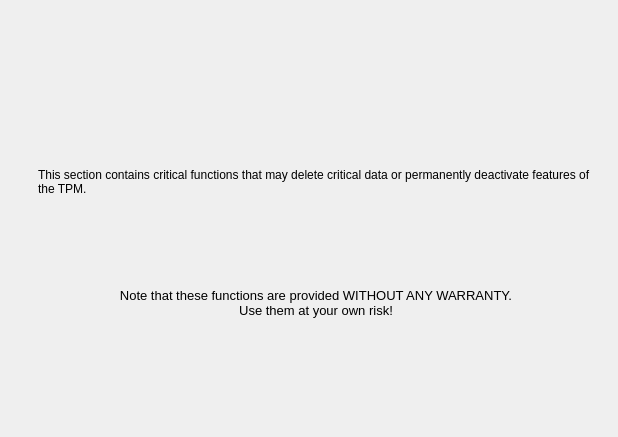
           <widget class="QWidget" name="tab1_27">
            <attribute name="title">
             <string>&amp;Warning</string>
            </attribute>
            <layout class="QVBoxLayout" name="verticalLayout_7">
             <property name="leftMargin">
              <number>25</number>
             </property>
             <property name="topMargin">
              <number>20</number>
             </property>
             <item>
              <spacer name="verticalSpacer_14">
               <property name="orientation">
                <enum>Qt::Vertical</enum>
               </property>
               <property name="sizeHint" stdset="0">
                <size>
                 <width>582</width>
                 <height>148</height>
                </size>
               </property>
              </spacer>
             </item>
             <item>
              <layout class="QHBoxLayout" name="horizontalLayout_5">
               <item>
                <widget class="QLabel" name="label">
                 <property name="sizePolicy">
                  <sizepolicy hsizetype="Fixed" vsizetype="Fixed">
                   <horstretch>0</horstretch>
                   <verstretch>0</verstretch>
                  </sizepolicy>
                 </property>
                 <property name="text">
                  <string/>
                 </property>
                 <property name="pixmap">
                  <pixmap resource="resources.qrc">:/images/images/messagebox_warning.png</pixmap>
                 </property>
                </widget>
               </item>
               <item>
                <widget class="QLabel" name="label_307">
                 <property name="text">
                  <string>This section contains critical functions that may delete critical data or permanently deactivate features of the TPM.</string>
                 </property>
                 <property name="alignment">
                  <set>Qt::AlignLeading|Qt::AlignLeft|Qt::AlignVCenter</set>
                 </property>
                 <property name="wordWrap">
                  <bool>true</bool>
                 </property>
                </widget>
               </item>
              </layout>
             </item>
             <item>
              <spacer name="verticalSpacer_16">
               <property name="orientation">
                <enum>Qt::Vertical</enum>
               </property>
               <property name="sizeHint" stdset="0">
                <size>
                 <width>575</width>
                 <height>86</height>
                </size>
               </property>
              </spacer>
             </item>
             <item>
              <widget class="QLabel" name="label_308">
               <property name="text">
                <string>&lt;!DOCTYPE HTML PUBLIC &quot;-//W3C//DTD HTML 4.0//EN&quot; &quot;http://www.w3.org/TR/REC-html40/strict.dtd&quot;&gt;
&lt;html&gt;&lt;head&gt;&lt;meta name=&quot;qrichtext&quot; content=&quot;1&quot; /&gt;&lt;style type=&quot;text/css&quot;&gt;
p, li { white-space: pre-wrap; }
&lt;/style&gt;&lt;/head&gt;&lt;body style=&quot; font-family:'Sans Serif'; font-size:10pt; font-weight:400; font-style:normal;&quot;&gt;
&lt;p align=&quot;center&quot; style=&quot; margin-top:0px; margin-bottom:0px; margin-left:0px; margin-right:0px; -qt-block-indent:0; text-indent:0px;&quot;&gt;Note that these functions are provided WITHOUT ANY WARRANTY.&lt;/p&gt;
&lt;p align=&quot;center&quot; style=&quot; margin-top:0px; margin-bottom:0px; margin-left:0px; margin-right:0px; -qt-block-indent:0; text-indent:0px;&quot;&gt;Use them at your own risk!&lt;/p&gt;&lt;/body&gt;&lt;/html&gt;</string>
               </property>
               <property name="alignment">
                <set>Qt::AlignLeading|Qt::AlignLeft|Qt::AlignVCenter</set>
               </property>
               <property name="wordWrap">
                <bool>true</bool>
               </property>
              </widget>
             </item>
             <item>
              <spacer name="verticalSpacer_15">
               <property name="orientation">
                <enum>Qt::Vertical</enum>
               </property>
               <property name="sizeHint" stdset="0">
                <size>
                 <width>582</width>
                 <height>108</height>
                </size>
               </property>
              </spacer>
             </item>
            </layout>
           </widget>
